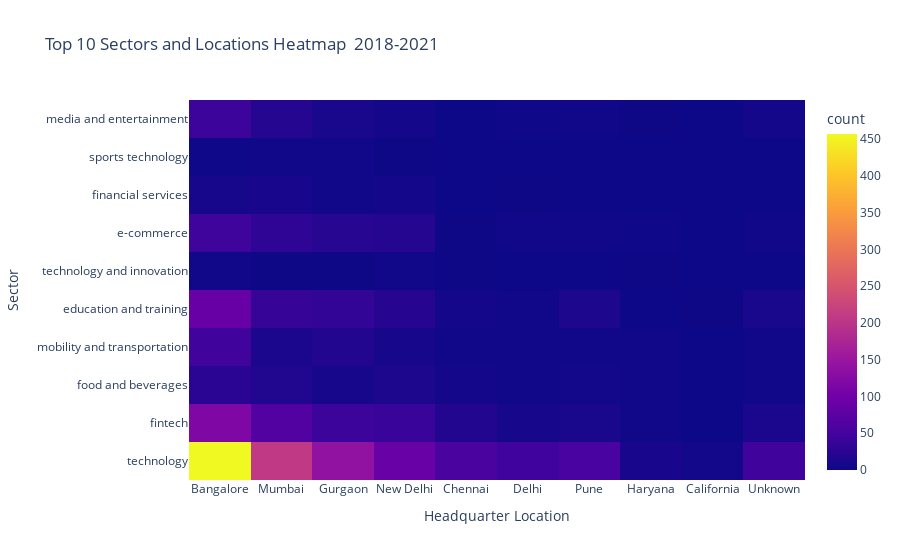

Write notebook code for a chart like this one.
### Markdown cell above
1.Does the location of a start-up influence/determine the sector?

### Code cell
# Get the top 10 sectors base on their category and top 10 locations based on total funding amount
top_sectors = complete_data.groupby('Category')['amount'].sum().sort_values(ascending=False).head(10).index
top_locations = complete_data.groupby('headquarter')['amount'].sum().sort_values(ascending=False).head(10).index

# Filter the DataFrame for the top 10 sectors and top 10 locations
df_top10 = complete_data[complete_data['Category'].isin(top_sectors) & complete_data['headquarter'].isin(top_locations)]

# Create a heatmap
fig = px.density_heatmap(df_top10, 
                         x='headquarter', 
                         y='Category', 
                         title='Top 10 Sectors and Locations Heatmap \n2018-2021',
                         labels={'headquarter': 'Headquarter Location', 'Category': 'Sector'})
fig.show()

### Figure 1 — Plotly figure (JSON) as saved in the notebook; plotly's stock layout.template omitted (floating-point values rounded to 4 significant figures; data arrays with more than 128 entries replaced by an {"elided": "..."} marker saying what was removed)
{"data": [{"coloraxis": "coloraxis", "hovertemplate": "Headquarter Location=%{x}<br>Sector=%{y}<br>count=%{z}<extra></extra>", "name": "", "type": "histogram2d", "x": {"elided": "2112 str values"}, "xaxis": "x", "xbingroup": "x", "y": {"elided": "2112 str values"}, "yaxis": "y", "ybingroup": "y"}], "layout": {"coloraxis": {"colorbar": {"title": {"text": "count"}}, "colorscale": [[0, "#0d0887"], [0.1111, "#46039f"], [0.2222, "#7201a8"], [0.3333, "#9c179e"], [0.4444, "#bd3786"], [0.5556, "#d8576b"], [0.6667, "#ed7953"], [0.7778, "#fb9f3a"], [0.8889, "#fdca26"], [1, "#f0f921"]]}, "legend": {"tracegroupgap": 0}, "title": {"text": "Top 10 Sectors and Locations Heatmap \n2018-2021"}, "xaxis": {"anchor": "y", "domain": [0, 1], "title": {"text": "Headquarter Location"}}, "yaxis": {"anchor": "x", "domain": [0, 1], "title": {"text": "Sector"}}}}
